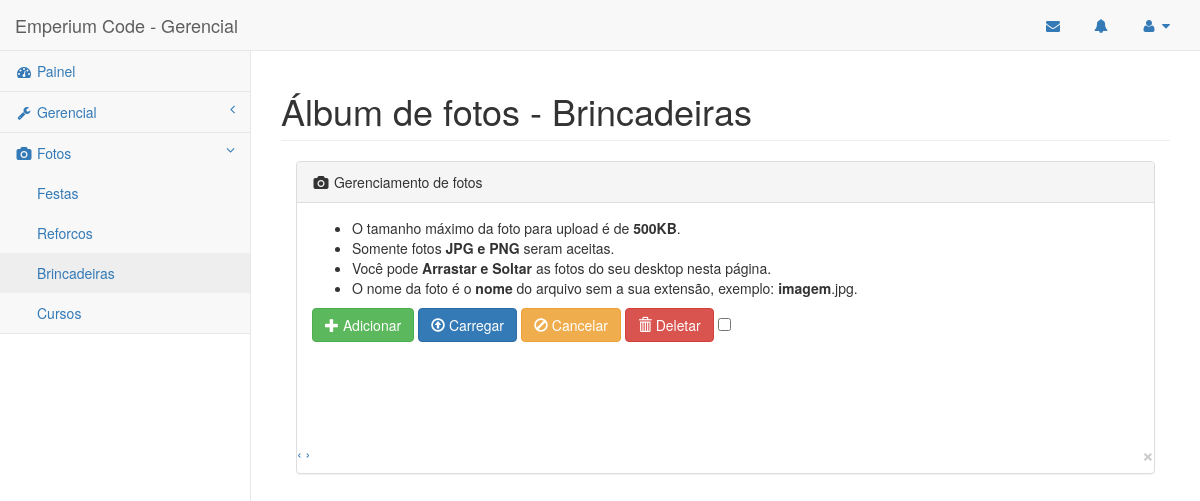
Page /admin/pages/Brincadeiras.php (signed in) on the committed database.
### tables this page shows
CREATE TABLE `categorys` (
  `id` int(11) NOT NULL,
  `categorys` varchar(100) DEFAULT NULL
);

### Connections/EMP_job.php (called while the page is built, shortened)
<?php
function EMP_selectAll($EMP_table, $EMP_db){
try{
   $EMP_result = $EMP_db->prepare('SELECT * FROM '.$EMP_table.'');
   $EMP_result->execute();
   $EMP_lines = $EMP_result->fetchAll(PDO::FETCH_ASSOC);
   		return $EMP_lines;
} catch (PDOException $ex) {
   echo 'ERRO: '.$ex->getMessage();
}
}
?>

### admin/pages/Brincadeiras.php (the view, shortened to what this page needs)
<?php
require_once("../../Connections/EMP_job.php");
$EMP_db = Conexao::EMP_getInstance();
if ($_SESSION['logado'] != 1) {
    ?>
    <script type="text/javascript">
        document.location.href = "login.php?erro=1";
    </script>
    <?php
} else {
    ?>
<!DOCTYPE html>
<html lang="pt-br">
<head>
    <link href="../bower_components/bootstrap/dist/css/bootstrap.min.css" rel="stylesheet">
    <link href="../bower_components/metisMenu/dist/metisMenu.min.css" rel="stylesheet">
    <link href="../dist/css/timeline.css" rel="stylesheet">
    <link href="../dist/css/sb-admin-2.css" rel="stylesheet">
    <link href="../bower_components/morrisjs/morris.css" rel="stylesheet">
    <link href="../bower_components/font-awesome/css/font-awesome.min.css" rel="stylesheet" type="text/css">
    <link rel="stylesheet" href="//blueimp.github.io/Gallery/css/blueimp-gallery.min.css">
    <link rel="stylesheet" href="css/jquery.fileupload.css">
    <link rel="stylesheet" href="css/jquery.fileupload-ui.css">
</head>
<body>
    <div id="wrapper">
        <nav class="navbar navbar-default navbar-static-top" role="navigation" style="margin-bottom: 0">
            <div class="navbar-header">
                <a class="navbar-brand" title="Business Solution" href="http://www.emperiumcode.com">Emperium Code - Gerencial</a>
            </div>
            <ul class="nav navbar-top-links navbar-right">
                <li class="dropdown">
                    <a class="dropdown-toggle" title="WebMail" href="https://gmail.com/">
                        <i class="fa fa-envelope fa-fw"></i>
                    </a>
                <li class="dropdown">
                    <a class="dropdown-toggle" title="Notificações" href="">
                        <i class="fa fa-bell fa-fw"></i>
                    </a>
                <li class="dropdown">
                    <a class="dropdown-toggle" data-toggle="dropdown" title="Perfil" href="#">
                        <i class="fa fa-user fa-fw"></i>  <i class="fa fa-caret-down"></i>
                    </a>
                </li>
            </ul>
            <div class="navbar-default sidebar" role="navigation">
                <div class="sidebar-nav navbar-collapse">
                    <ul class="nav" id="side-menu">
                        <li>
                            <a href="index.php"><i class="fa fa-dashboard fa-fw"></i> Painel</a>
                        </li>
                        <li>
                            <a href="#"><i class="fa fa-wrench fa-fw"></i> Gerencial<span class="fa arrow"></span></a>
                        </li>
                        <li>
                            <a href="#"><i class="fa fa-camera fa-fw"></i> Fotos<span class="fa arrow"></span></a>
                            <ul class="nav nav-second-level">
                            <?php
$EMP_ResultCategoryTwo = EMP_selectAll("categorys", $EMP_db);
foreach($EMP_ResultCategoryTwo as $EMP_lineCategory){
?>
                                <li>
                                    <a href="<?php echo $EMP_lineCategory['categorys']?>.php"><?php echo $EMP_lineCategory['categorys']?></a>
                                </li>
<?php
}
?>
                            </ul>
                    </ul>
                </div>
            </div>
        </nav>
        <div id="page-wrapper">
            <div class="row">
                <div class="col-lg-12">
                    <h1 class="page-header">Álbum de fotos - Brincadeiras</h1>
                </div>
            </div>
                <div class="col-lg-12">
                    <div class="panel panel-default">
                        <div class="panel-heading">
                            <i class="fa fa-camera fa-fw"></i> Gerenciamento de fotos
                        </div>
                        <div class="panel-body">
                <ul>
                <li>O tamanho máximo da foto para upload é de <strong>500KB</strong>.</li>
                <li>Somente fotos <strong>JPG e PNG</strong> seram aceitas.</li>
                <li>Você pode <strong>Arrastar e Soltar</strong> as fotos do seu desktop nesta página.</li>
                <li>O nome da foto é o <strong>nome</strong> do arquivo sem a sua extensão, exemplo: <strong>imagem</strong>.jpg.</li>
            </ul>
    <form id="fileupload" action="" method="POST" enctype="multipart/form-data">
        <div class="row fileupload-buttonbar">
            <div class="col-lg-7">
                <span class="btn btn-success fileinput-button">
                    <i class="glyphicon glyphicon-plus"></i>
                    <span>Adicionar</span>
                </span>
                <button type="submit" class="btn btn-primary start">
                    <i class="glyphicon glyphicon-upload"></i>
                    <span>Carregar</span>
                </button>
                <button type="reset" class="btn btn-warning cancel">
                    <i class="glyphicon glyphicon-ban-circle"></i>
                    <span>Cancelar</span>
                </button>
                <button type="button" class="btn btn-danger delete">
                    <i class="glyphicon glyphicon-trash"></i>
                    <span>Deletar</span>
                </button>
                <input type="checkbox" class="toggle">
            </div>
        </div>
    </form>
    <br>
</div>
<div id="blueimp-gallery" class="blueimp-gallery blueimp-gallery-controls" data-filter=":even">
    <a class="prev">‹</a>
    <a class="next">›</a>
    <a class="close">×</a>
</div>
                        </div>
                    </div>
                </div>
            </div>
</body>
</html>
    <?php
}
        ?>

### rows in the picture
categorys: categorys "Festas"
categorys: categorys "Reforcos"
categorys: categorys "Brincadeiras"
categorys: categorys "Cursos"
